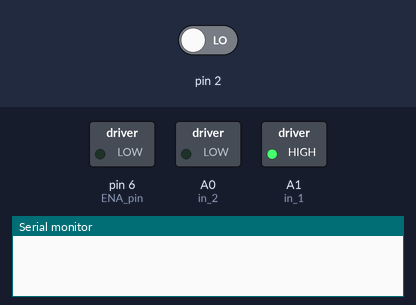
A sketch run on a simulated Arduino Uno, built with avr-gcc and run on an emulated ATmega328P. Shown: switched loads named in the sketch (green lamp = pin HIGH), the last lines printed to the serial monitor. The inputs (shaded band) are chosen by the test bench; at power-on: pin 2 LOW.

Above: at 0.1 s.
At 4.2 s:
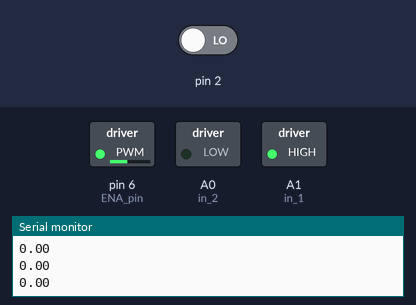
4.3 s: pin 2 driven HIGH
At 23.4 s:
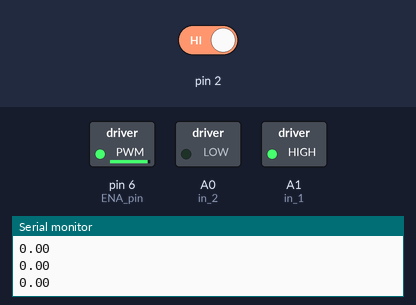
Timing chart, 0 to 23.7 s (numbered marks = the images above; inputs shaded):
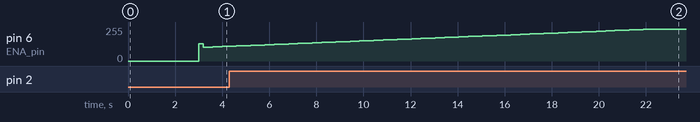

The sketch:

speedmeterTest.ino
```cpp
#include <lm393_speedSensor.h>
#include <ArduPID.h>

/**
  Setup pins for testing purposes (?)
**/
const int ENA_pin = 6;
const int in_1 = A1;
const int in_2 = A0;

unsigned long myTime = 0;

double targetRotationalSpeed = 12.0;

float p = 0.2;
float i = 0.2;
float d = 0.0;

double output = 130;
double input = 0.0;

const int min_pwm = 100;
const int max_pwm = 240;

LM393_SpeedSensor lm = LM393_SpeedSensor(2);
ArduPID pid;

void setup() {
  Serial.begin(9600); //adjust
  pinMode(ENA_pin, OUTPUT);
  pinMode(in_1, OUTPUT);
  pinMode(in_2, OUTPUT);

  attachInterrupt(digitalPinToInterrupt(2), updateISR, RISING);

  pid.begin(&input, &output, &targetRotationalSpeed, p, i, d);
  pid.setOutputLimits(min_pwm, max_pwm);
  // attachInterrupt(digitalPinToInterrupt(2), helloWorld, RISING);
  digitalWrite(in_1, HIGH);
  digitalWrite(in_2, LOW);
  delay(3000);
  pid.start();
}

void updateISR() {
  lm._newTime = millis();
  lm.timerISR();
}

// void helloWorld() {
//   Serial.println("Hello world");
//   Serial.println(millis())
// }

// uint16_t getTime(){
//   return millis();
// }

void loop()
{
  input = lm.getRotationalSpeed();
  pid.compute();
  //Serial.print("Input : ");
  //Serial.println(output);
  analogWrite(ENA_pin, output);
  // Serial.print("Time--: ");
  // myTime = millis();

  // Serial.println(myTime); // prints time since program started
  delay(200);
  Serial.println(lm.getRotationalSpeed());
  // delay(10);
}
```

lm393_speedSensor.cpp
```cpp
#include "lm393_speedSensor.h"
#include "Arduino.h"

LM393_SpeedSensor::LM393_SpeedSensor(int pin)
{
  _pin = pin;
  pinMode(_pin, INPUT);
}

/**
*   @brief  Interrupt Service Routine for the speed sensor
*   @param  currentTime: The current time in milliseconds
*   @retval Exit status 0 -> OK , 1 -> Error
*/
void LM393_SpeedSensor::timerISR()
{
    counter++;
    unsigned long currentTime = _newTime;
    if (_lastTime == -1)
    {
        _lastTime = currentTime;
        // Serial.println("test1");
        // Serial.println(_lastTime);
    } else if (_currTime == -1)
    {
        _currTime = currentTime;
    } else
    {
        _lastTime = _currTime;
        _currTime = currentTime;
        // Serial.println(_currTime);
        // Serial.println(_lastTime);
    }
}

/**
*   @brief  Calculates the rotational speed of the motor, based on the time between two interrupts
            two interrupts correspond to 1/20 of a rotation
*   @retval The rotational speed of the motor
*/
float LM393_SpeedSensor::getRotationalSpeed(){
    // Serial.println(_currTime);
    // Serial.println(_lastTime);
    // Serial.println(1.0/20.0 * 2.0 * PI);
    // Serial.println((float)(_currTime - _lastTime) / 1000.0);
    if (_lastTime == -1 || _currTime == -1) {
        return 0;
    }
    return (1.0/20.0 * 2.0 * PI) / ((float)(_currTime - _lastTime) / 1000);
}
```

lm393_speedSensor.h
```cpp
#ifndef LM393_SPEEDSENSOR_H
#define LM393_SPEEDSENSOR_H

#include <Arduino.h>

class LM393_SpeedSensor
{
  public:
    LM393_SpeedSensor(int pin);
    float getRotationalSpeed();
    void timerISR();
    unsigned long _newTime = -1;
  private:
    int _pin;
    unsigned long _lastTime = -1;
    unsigned long _currTime = -1;
    unsigned long counter = 0;
};

#endif
```
